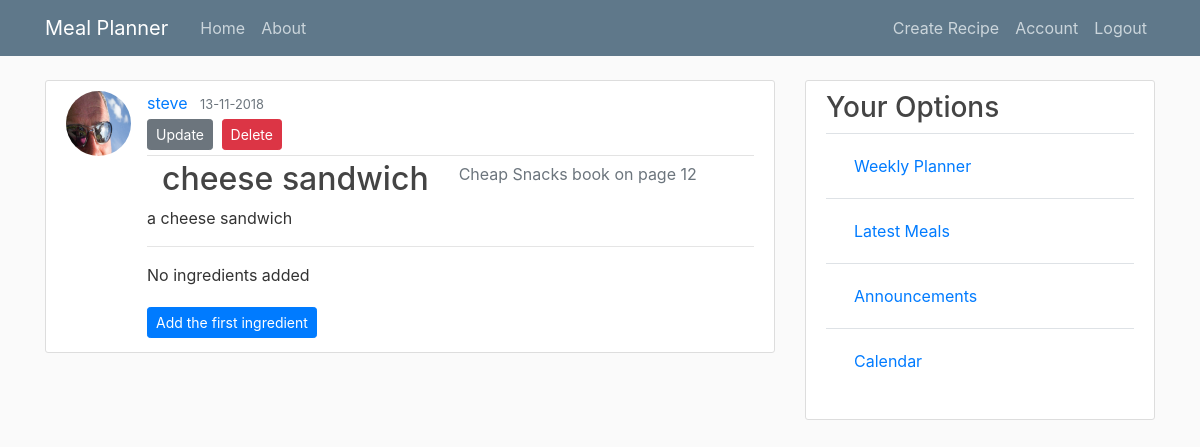
The page /recipe/1 (signed in) on the database as committed earlier.
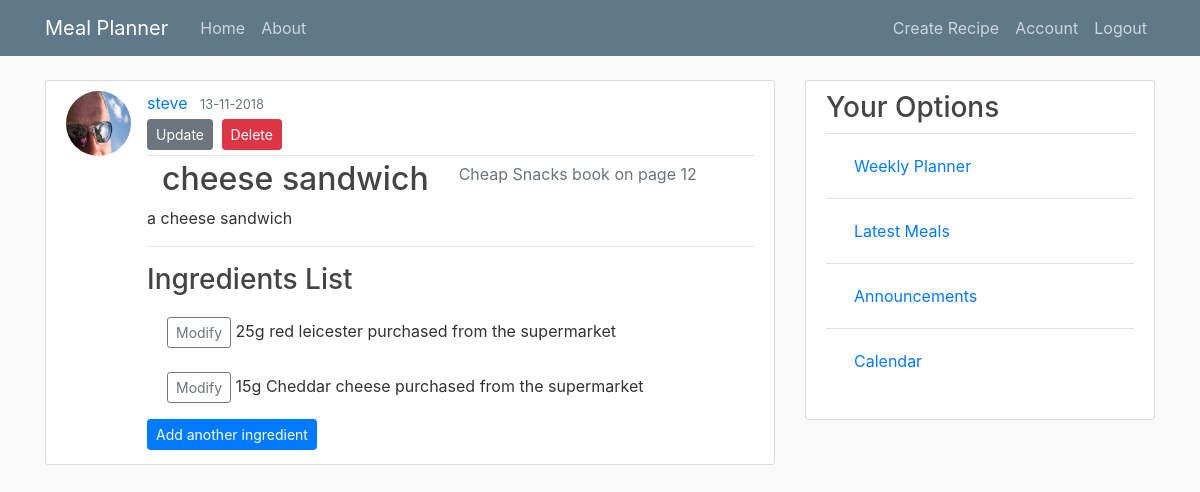
The same page on the database as committed later.
### mymeal/models.py (models this page shows, shortened)
class User(db.Model, UserMixin):
    id = db.Column(db.Integer, primary_key=True)
    username = db.Column(db.String(20), unique=True, nullable=False)
    email = db.Column(db.String(120), unique=True, nullable=False)
    image_file = db.Column(db.String(20), nullable=False, default='default.jpg')
    password = db.Column(db.String(60), nullable=False)
    recipes = db.relationship('Recipe', backref='author', lazy=True)

class Recipe(db.Model):
    id = db.Column(db.Integer, primary_key=True)
    title = db.Column(db.String(100), nullable=False)
    date_posted = db.Column(db.DateTime, nullable=False, default=datetime.utcnow)
    description = db.Column(db.Text, nullable=False)
    serves = db.Column(db.Integer, nullable=False, default='01')
    recipe_type = db.Column(db.String(15), nullable=False)
    ingredients = db.relationship('Ingredient', backref='meal', lazy=True)
    user_id = db.Column(db.Integer, db.ForeignKey('user.id'), nullable=False)
    recipe_book = db.Column(db.String(100))
    recipe_book_page = db.Column(db.Integer, default='01')

class Ingredient(db.Model):
    id = db.Column(db.Integer, primary_key=True)
    name = db.Column(db.String(20), nullable=False)
    quantity = db.Column(db.String(20), nullable=False, default='01')
    purchased_at = db.Column(db.String(15), nullable=False)
    recipe_id = db.Column(db.Integer, db.ForeignKey('recipe.id'), nullable=False)

### mymeal/recipes/routes.py (the view)
@recipes.route('/recipe/<int:recipe_id>')
@login_required
def recipe(recipe_id):
    recipe = Recipe.query.get_or_404(recipe_id)
    ingredients = Ingredient.query.filter_by(recipe_id=recipe_id)
    ingredient_count = Ingredient.query.filter_by(recipe_id=recipe_id).count()
    if ingredient_count == 0:
        ingredient_button_text = 'Add the first ingredient'
    else:
        ingredient_button_text = 'Add another ingredient'
    return render_template('recipe.html', title=recipe.title, recipe=recipe, ingredients=ingredients,
                           count=ingredient_count, ingredient_button_text=ingredient_button_text)

### mymeal/models.py (called while the page is built)
@login_manager.user_loader
def load_user(user_id):
    return User.query.get(int(user_id))

### mymeal/templates/recipe.html (shortened to what this page needs)
{% extends "layout.html" %}
{% block content %}
    <article class="media content-section">
        <img class="rounded-circle article-img"src="{{ url_for('static', filename='profile_pics/' + recipe.author.image_file) }}">
      <div class="media-body">
        <div class="article-metadata">
          <a class="mr-2" href="{{ url_for('users.user_recipes', username=recipe.author.username) }}">{{ recipe.author.username }}</a>
          <small class="text-muted">{{ recipe.date_posted.strftime('%d-%m-%Y') }}</small>
            {% if recipe.author == current_user %}
            <div>
                <a class="btn btn-secondary btn-sm mt-1 mb-1" href="{{ url_for('recipes.update_recipe', recipe_id=recipe.id) }}">Update</a>
                <button type="button" class="btn btn-danger btn-sm m-1" data-toggle="modal" data-target="#deleteModal">Delete</button>
            </div>
            {% endif %}
        </div>
        <div class="container">
              <div class="row">
                <div class="col-md-auto">
                  <h2 class="article-title">{{ recipe.title }}</h2>
                </div>
                {% if recipe.recipe_book %}
                  <div class="col">
                    <span class="text-muted align-middle pt-2">
                        {{ recipe.recipe_book }} book on page {{ recipe.recipe_book_page }}
                    </span>
                  </div>
                {% endif %}
              </div>
        </div>
        <p class="article-content">{{ recipe.description }}</p>
        <hr/>
          {% if count > 0 %}
            <h3 class="article-title">Ingredients List</h3>
              {% for ingredient in ingredients %}
                        <ul class="list-group">
                            <li class="list-group-item border-0">
                                <a class="btn btn-outline-secondary btn-sm" href="{{ url_for('ingredients.update_ingredient', ingredient_id=ingredient.id) }}">Modify</a>
                                {{ ingredient.quantity }} {{ ingredient.name }} purchased from the {{ ingredient.purchased_at }}
                            </li>
                        </ul>
              {% endfor %}
          {% else %}
          <p>No ingredients added</p>
          {% endif %}
          <a class="btn btn-primary btn-sm mt-1 mb-1" href="{{ url_for('ingredients.new_ingredient', recipe_id=recipe.id) }}">{{ ingredient_button_text }}</a>
      </div>
    </article>
{% endblock content %}

### mymeal/templates/layout.html (shortened to what this page needs)
<!DOCTYPE html>
<html>
<head>
    <link rel="stylesheet" href="https://stackpath.bootstrapcdn.com/bootstrap/4.1.3/css/bootstrap.min.css">
    <link rel="stylesheet" type="text/css" href="{{ url_for('static', filename='main.css') }}">
</head>
<body>
    <header class="site-header">
      <nav class="navbar navbar-expand-md navbar-dark bg-steel fixed-top">
        <div class="container">
          <a class="navbar-brand mr-4" href="/">Meal Planner</a>
          <div class="collapse navbar-collapse" id="navbarToggle">
            <div class="navbar-nav mr-auto">
              <a class="nav-item nav-link" href="{{ url_for('main.home') }}">Home</a>
              <a class="nav-item nav-link" href="{{ url_for('main.about') }}">About</a>
            </div>
            <div class="navbar-nav">
                {% if current_user.is_authenticated %}
                    <a class="nav-item nav-link" href="{{ url_for('recipes.new_recipe') }}">Create Recipe</a>
                    <a class="nav-item nav-link" href="{{ url_for('users.account') }}">Account</a>
                    <a class="nav-item nav-link" href="{{ url_for('users.logout') }}">Logout</a>
                {% else %}
                  <a class="nav-item nav-link" href="{{ url_for('users.login') }}">Login</a>
                  <a class="nav-item nav-link" href="{{ url_for('users.register') }}">Register</a>
                {% endif %}
            </div>
          </div>
        </div>
      </nav>
    </header>
    <main role="main" class="container">
      <div class="row">
        <div class="col-md-8">
            {% block content %}{% endblock %}
        </div>
        <div class="col-md-4">
            <div class="content-section">
            <h3>Your Options</h3>
                <table class="table table-hover">
                  <tbody>
                    <tr>
                      <td>
                          <a class="nav-item nav-link" href="{{ url_for('weekly.view_this_week') }}">Weekly Planner</a>
                      </td>
                    </tr>
                    <tr>
                      <td>
                          <a class="nav-item nav-link" href="{{ url_for('weekly.view_this_week') }}">Latest Meals</a>
                      </td>
                    </tr>
                    <tr>
                      <td>
                          <a class="nav-item nav-link" href="{{ url_for('weekly.view_this_week') }}">Announcements</a>
                      </td>
                    </tr>
                    <tr>
                      <td>
                          <a class="nav-item nav-link" href="{{ url_for('weekly.view_this_week') }}">Calendar</a>
                      </td>
                    </tr>
                  </tbody>
                </table>
          </div>
        </div>
      </div>
    </main>
</body>
</html>

### mymeal/static/main.css (style rules this page uses)
body { background: #fafafa; color: #333333; margin-top: 5rem; }
h1, h2, h3, h4, h5, h6 { color: #444444; }
.bg-steel { background-color: #5f788a; }
.site-header .navbar-nav .nav-link { color: #cbd5db; }
.content-section { background: #ffffff; padding: 10px 20px; border: 1px solid #dddddd; border-radius: 3px; margin-bottom: 20px; }
.article-title { color: #444444; }
.article-content { white-space: pre-line; }
.article-img { height: 65px; width: 65px; margin-right: 16px; }
.article-metadata { padding-bottom: 1px; margin-bottom: 4px; border-bottom: 1px solid #e3e3e3 }

Rows that differ between the two databases and show on the page:
added Ingredient: quantity "25g", name "red leicester", purchased_at "supermarket"
added Ingredient: quantity "15g", name "Cheddar cheese", purchased_at "supermarket"
Other text that changed with them:
{{ ingredient_button_text }}: "Add the first ingredient" → "Add another ingredient"
text no longer shown: "No ingredients added"
text now shown: "Ingredients List"
